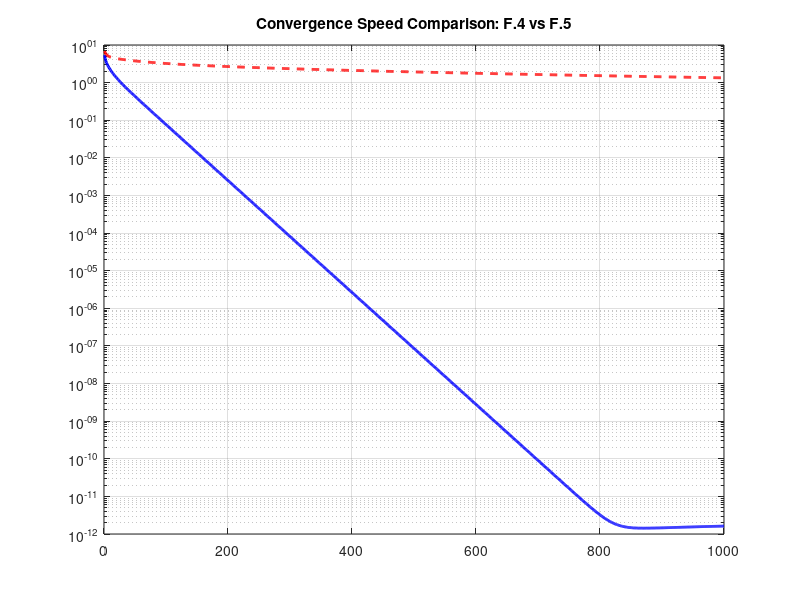

The MATLAB source for this figure: (Note: this script raises an error after producing the figure.)
%% Comparison of Convergence Speed: F.4 vs F.5

clear; clc; close all;

% Problem setup
N = 100; M = 0.6 * N;
rng(1); % Reproducibility
T = randn(M, N);
x_gt = randn(N, 1);
y = T * x_gt;
x_sol = pinv(T) * y;

% Spectral bounds
R = T' * T;
eigs = eig(R);
B = max(eigs);
A = min(eigs(eigs > 1e-10));

% Optimal lambda selection
lam_F4 = 2 / (A + B);          % Optimal for F.4
lam_F5 = sqrt(2 / (A^2 + B^2)); % Optimal for F.5

% Pre-calculate contraction factors
r_F4 = (B - A) / (B + A);
r_F5 = (B^2 - A^2) / (B^2 + A^2);

max_iter = 1000;
errors_F4 = zeros(max_iter, 1);
errors_F5 = zeros(max_iter, 1);

% --- Algorithm F.4 ---
x1_F4 = lam_F4 * T' * y;
xk = x1_F4;
for n = 1:max_iter
    errors_F4(n) = norm(xk - x_sol);
    xk = xk + x1_F4 - lam_F4 * R * xk; % [cite: 24]
end

% --- Algorithm F.5 ---
x1_F5 = (lam_F5^2) * R * (T' * y);
xk = x1_F5;
for n = 1:max_iter
    errors_F5(n) = norm(xk - x_sol);
    xk = xk + x1_F5 - (lam_F5^2) * (R * R * xk); % [cite: 39]
end

% Plotting the Comparison
figure('Position', [100, 100, 800, 600]);
semilogy(errors_F4, 'b', 'LineWidth', 2, 'DisplayName', 'F.4 (Linear Operator R)');
hold on;
semilogy(errors_F5, 'r--', 'LineWidth', 2, 'DisplayName', 'F.5 (Quadratic Operator R^2)');
grid on;
title('Convergence Speed Comparison: F.4 vs F.5');
subtitle(sprintf('Contraction Factors: r_{F4} = %.4f, r_{F5} = %.4f', r_F4, r_F5));
xlabel('Iteration');
ylabel('Error ||x_n - x_{sol}||');
legend('Location', 'northeast');

fprintf('Theoretical Contraction Factors:\n');
fprintf('  F.4 (Linear): r = %.6f\n', r_F4);
fprintf('  F.5 (Quadratic): r = %.6f\n', r_F5);
